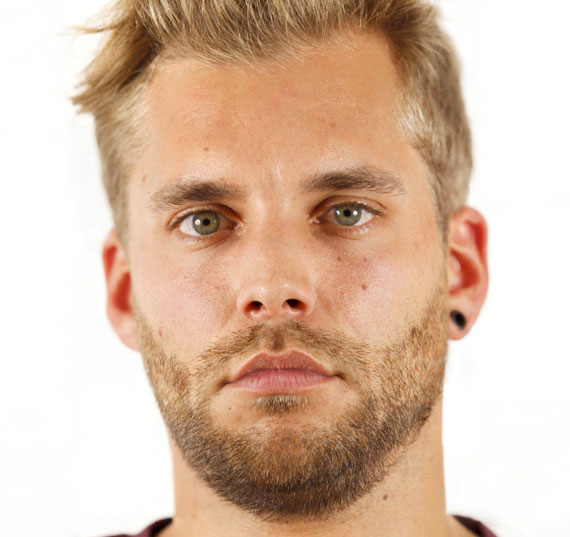
#> input picture imageProcc/Ref_image.png, 570 x 537 px
$ python distanceCalculationOfHumanFace.py
#> lines starting #> are read from the running program, lines starting #| are printed output that depends on the picture; after the words box and inside, x2 and y2 are one past the last pixel; in counts of white or black regions, pixels touching at a corner belong together; long printed decimals are rounded
import cv2
import time
from config import *
# import serialCommunication

# Colors define
GREEN = (0, 255, 0)
RED = (0, 0, 255)
WHITE = (255, 255, 255)
BLACK = (0, 0, 0)

Distance = 9

# Set the resolution based on the UniHiker board
SCREEN_WIDTH = 640  # replace with your actual width
SCREEN_HEIGHT = 480  # replace with your actual height

# Defining the fonts
fonts = cv2.FONT_HERSHEY_COMPLEX

# Face detector object
face_detector = cv2.CascadeClassifier("haarcascade_frontalface_default.xml")

# Focal length finder function
def Focal_Length_Finder(measured_distance, real_width, width_in_rf_image):
    focal_length = (width_in_rf_image * measured_distance) / real_width
    return focal_length

# Distance estimation function
def Distance_finder(Focal_Length, real_face_width, face_width_in_frame):
    distance = (real_face_width * Focal_Length) / face_width_in_frame
    return distance

def face_data(image):
    face_width = 0  # Initialize face width to zero

    # Convert color image to gray scale
    gray_image = cv2.cvtColor(image, cv2.COLOR_BGR2GRAY)

    # Detect faces in the image
    faces = face_detector.detectMultiScale(gray_image, 1.3, 5)

    for (x, y, h, w) in faces:
        # Draw rectangle on the face
        cv2.rectangle(image, (x, y), (x + w, y + h), GREEN, 2)
        face_width = w  # Get face width in pixels

    return face_width

# Reading reference image from directory
ref_image = cv2.imread("Ref_image.png")
#> ref_image is the input picture: shape (537, 570, 3); mean B, G, R 167.7, 188.8, 217.6
print(ref_image)
#> (printed output is left out)

# Find the face width (pixels) in the reference image
ref_image_face_width = face_data(ref_image)
#> in face_data, `gray_image = cv2.cvtColor(image, cv2.COLOR_BGR2GRAY)`:
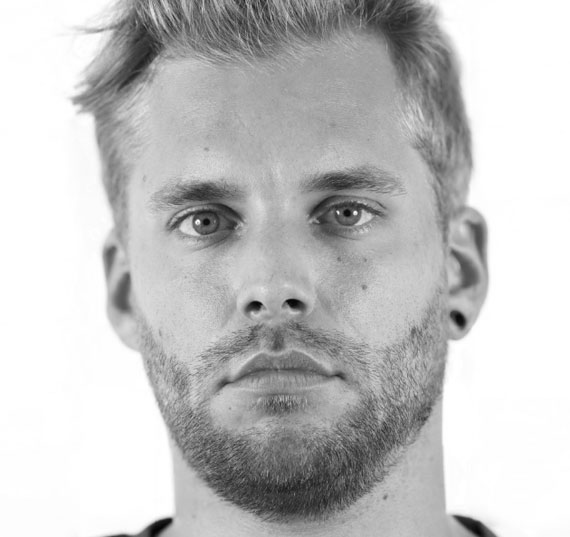
#> gray_image: shape (537, 570); min 3, max 255, mean 195.1
#> in face_data, `faces = face_detector.detectMultiScale(gray_image, 1.3, 5)`: faces = [[70, 61, 404, 404]]
#> the loop in face_data, `for (x, y, h, w) in faces:` made 1 pass
#> (x, y, h, w, face_width) on pass 1: (70, 61, 404, 404, 404)
#> after the loop in face_data, `for (x, y, h, w) in faces:`:
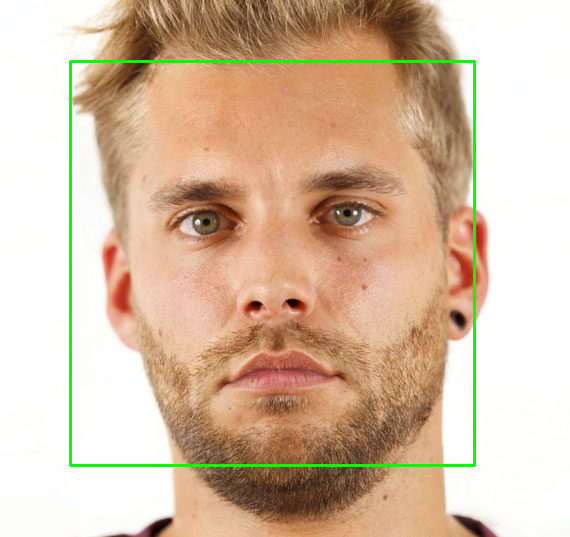
#> image: shape (537, 570, 3); 1.58% of pixels changed, all inside (x1, y1, x2, y2) = (69, 60, 476, 467)
#> ref_image_face_width = 404
print("ref_image_face_width: ", ref_image_face_width)
#| ref_image_face_width:  404
time.sleep(3)

# Get the focal length
Focal_length_found = Focal_Length_Finder(Known_distance, Known_width, ref_image_face_width)
#> in Focal_Length_Finder, `focal_length = (width_in_rf_image * measured_distance) / real_width`: focal_length = 791
#> Focal_length_found = 791
print("Focal_length_found: ", Focal_length_found)
#| Focal_length_found:  791.049

# Show the reference image
if not RASPBERRY:
    cv2.imshow("Reference Image", ref_image)

# Initialize the camera object
cap = cv2.VideoCapture(0)  # Use "0" for webcam or adjust as needed

def findDistance():
    global Distance, human_detect_flag
    _, frame = cap.read()
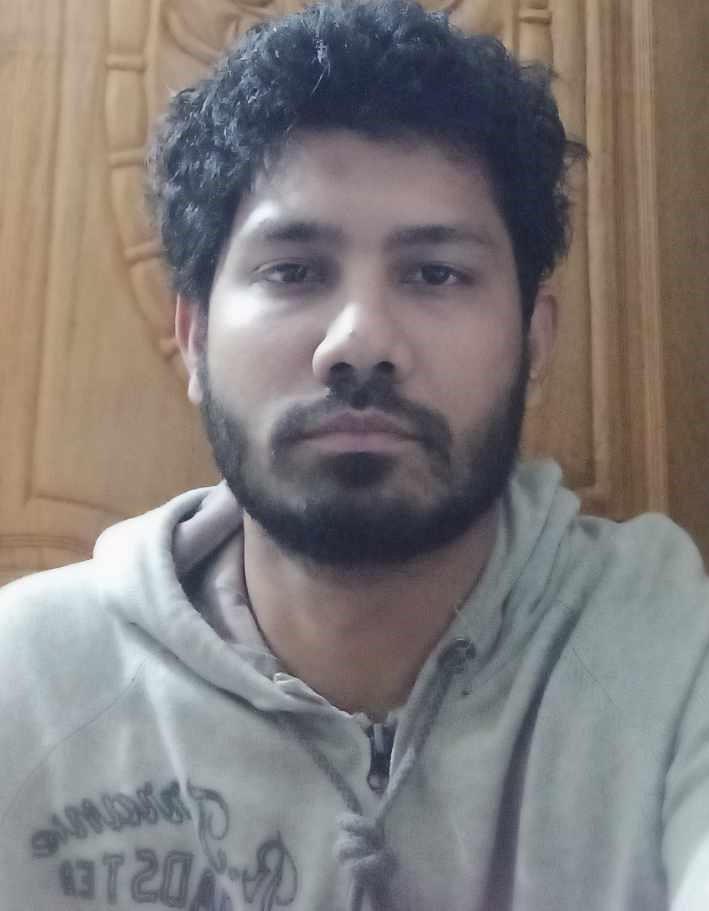
#> input picture imageProcc/Ref_image1.png, 709 x 911 px, given in place of the camera
#> frame is the input picture: shape (911, 709, 3); mean B, G, R 122.3, 124.1, 128.9

    # Resize the frame to fit the screen
    frame = cv2.resize(frame, (SCREEN_WIDTH, SCREEN_HEIGHT))
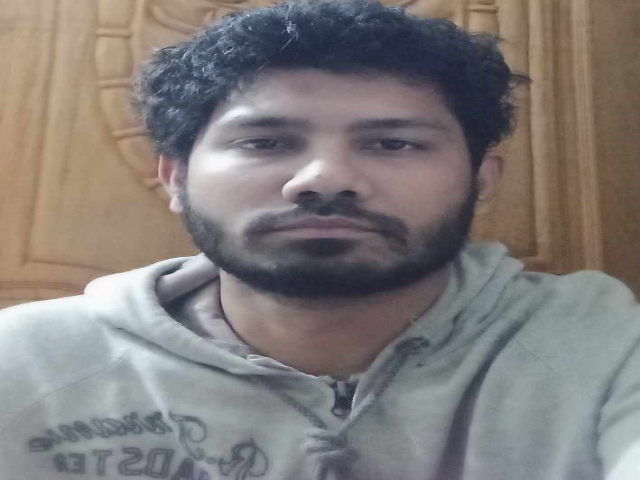
#> frame: shape (480, 640, 3); mean B, G, R 122.2, 124, 128.8

    face_width_in_frame = face_data(frame)
#> in face_data (call 2), `gray_image = cv2.cvtColor(image, cv2.COLOR_BGR2GRAY)`:
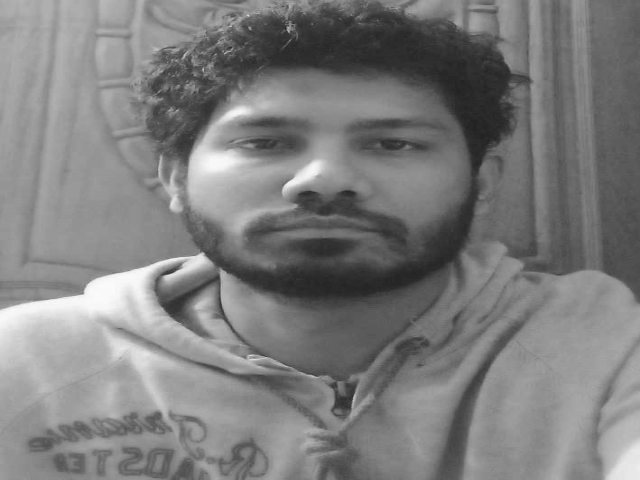
#> gray_image: shape (480, 640); min 33, max 254, mean 125.2
#> in face_data (call 2), `faces = face_detector.detectMultiScale(gray_image, 1.3, 5)`: faces = ()
#> face_width_in_frame = 0
    print("face_width: ", face_width_in_frame)
#| face_width:  0

    if face_width_in_frame != 0:
        Distance = Distance_finder(Focal_length_found, Known_width, face_width_in_frame)

        # Resize text position and size based on screen size
        text_position = (int(SCREEN_WIDTH * 0.05), int(SCREEN_HEIGHT * 0.05))
        cv2.line(frame, (30, 30), (230, 30), RED, 32)
        cv2.line(frame, (30, 30), (230, 30), BLACK, 28)

        # Drawing Text on the screen
        cv2.putText(
            frame, f"Distance: {round(Distance, 2)} CM", text_position,
            fonts, 0.6 * (SCREEN_WIDTH / 640), GREEN, 2  # Scale text size
        )

        print("Human face Distance: ", Distance)
        if Distance < human_detect_threshold:
            human_detect_flag = True
#             serialCommunication.sendCmd("HD\n")
        else:
            human_detect_flag = False
#             serialCommunication.sendCmd("NHD\n")

    if not RASPBERRY:
        # Create a window with a specific size
        cv2.namedWindow("Frame", cv2.WND_PROP_FULLSCREEN)
        cv2.setWindowProperty("Frame", cv2.WND_PROP_FULLSCREEN, cv2.WINDOW_FULLSCREEN)
        cv2.imshow("Frame", frame)

if __name__ == "__main__":
    while True:
        findDistance()
        # Quit the program if you press 'q' on the keyboard
        if cv2.waitKey(1) == ord("q"):
#> (key q is pressed here)
            break

    # Closing the camera
    cap.release()
    # Closing the windows that are opened
    cv2.destroyAllWindows()
